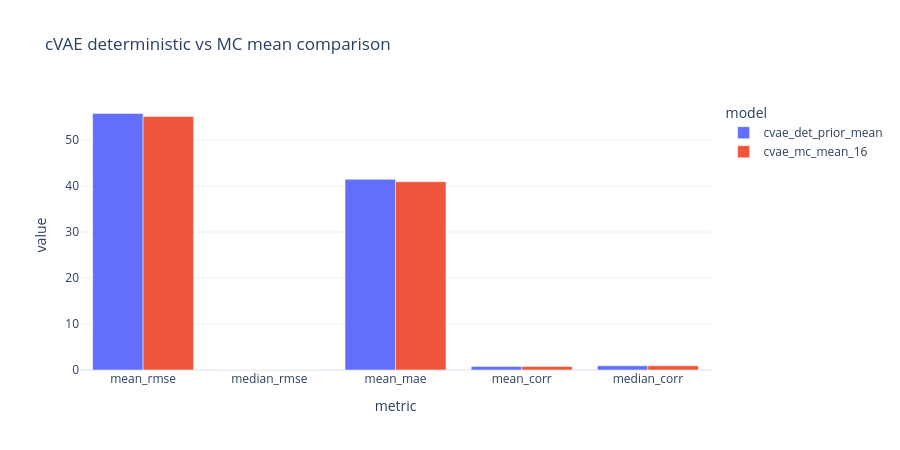

The notebook cell saved with this chart:
### Code cell
# Train cVAE (small tuning sweep) and summarize selected configuration
required = [
    "filtered_triplet",
    "train_coeff_prediction_cvae",
    "predict_sci_coefficients_cvae",
]
missing = [k for k in required if k not in globals()]
if missing:
    raise RuntimeError("Run prerequisite cells first. Missing: " + ", ".join(missing))


def _latent_cleanliness_score(cvae_artifacts_local, filtered_local, max_points=5000, eps=1e-8):
    """Higher is cleaner: 1 - mean absolute off-diagonal latent correlation."""
    model_l = cvae_artifacts_local["model"]
    device_l = cvae_artifacts_local["device"]
    coef_scaler_l = cvae_artifacts_local["coef_scaler"]
    ctx_scaler_l = cvae_artifacts_local["ctx_scaler"]

    idx = np.asarray(cvae_artifacts_local["test_idx"], dtype=int)
    if idx.size == 0:
        return np.nan

    if idx.size > max_points:
        rng = np.random.default_rng(123)
        idx = np.sort(rng.choice(idx, size=max_points, replace=False))

    coef_near = np.asarray(filtered_local["coef_near"][idx], dtype=np.float32)
    coef_far = np.asarray(filtered_local["coef_far"][idx], dtype=np.float32)
    ctx_near = np.asarray(filtered_local["ctx_near"][idx], dtype=np.float32)
    ctx_far = np.asarray(filtered_local["ctx_far"][idx], dtype=np.float32)
    ctx_sci = np.asarray(filtered_local["ctx_sci"][idx], dtype=np.float32)

    near_n = np.clip(coef_scaler_l.transform(_coef_to_model_space(coef_near)), -25.0, 25.0).astype(np.float32)
    far_n = np.clip(coef_scaler_l.transform(_coef_to_model_space(coef_far)), -25.0, 25.0).astype(np.float32)
    near_ctx_n = np.clip(ctx_scaler_l.transform(ctx_near), -25.0, 25.0).astype(np.float32)
    far_ctx_n = np.clip(ctx_scaler_l.transform(ctx_far), -25.0, 25.0).astype(np.float32)
    sci_ctx_n = np.clip(ctx_scaler_l.transform(ctx_sci), -25.0, 25.0).astype(np.float32)
    delta_ctx_n = sci_ctx_n - 0.5 * (near_ctx_n + far_ctx_n)

    with torch.no_grad():
        near_t = torch.from_numpy(near_n).to(device_l)
        far_t = torch.from_numpy(far_n).to(device_l)
        dctx_t = torch.from_numpy(delta_ctx_n).to(device_l)
        scictx_t = torch.from_numpy(sci_ctx_n).to(device_l)
        cond_t = model_l._build_cond(near_t, far_t, dctx_t, scictx_t)
        mu_t, _ = model_l.prior(cond_t)

    mu = mu_t.detach().cpu().numpy().astype(np.float64)
    if mu.ndim != 2 or mu.shape[1] < 2:
        return 0.0

    mu = mu - np.nanmean(mu, axis=0, keepdims=True)
    std = np.nanstd(mu, axis=0, keepdims=True)
    mu = mu / np.maximum(std, eps)

    c = np.corrcoef(mu, rowvar=False)
    if c.ndim != 2 or c.shape[0] < 2:
        return 0.0

    offdiag = c[~np.eye(c.shape[0], dtype=bool)]
    if offdiag.size == 0:
        return 0.0

    mean_abs_offdiag = float(np.nanmean(np.abs(offdiag)))
    return float(1.0 - mean_abs_offdiag)


# Compact sweep around the current ND-like baseline, ranking with continuum-context consistency too.
sweep_configs = [
    {
        "name": "baseline_nd_like",
        "n_epochs": 160,
        "beta_max": 0.30,
        "beta_warmup_epochs": 80,
        "continuum_pred_weight": 2.0,
        "continuum_ctx_consistency_weight": 1.00,
        "oh_tail_weight": 0.20,
        "oh_tail_gamma": 2.0,
    },
    {
        "name": "clean_latent_high_beta",
        "n_epochs": 160,
        "beta_max": 0.45,
        "beta_warmup_epochs": 120,
        "continuum_pred_weight": 2.5,
        "continuum_ctx_consistency_weight": 1.50,
        "oh_tail_weight": 0.25,
        "oh_tail_gamma": 2.0,
    },
    {
        "name": "clean_latent_balanced",
        "n_epochs": 160,
        "beta_max": 0.36,
        "beta_warmup_epochs": 110,
        "continuum_pred_weight": 2.8,
        "continuum_ctx_consistency_weight": 0.70,
        "oh_tail_weight": 0.30,
        "oh_tail_gamma": 2.5,
    },
]

sweep_rows = []
sweep_artifacts = {}

for cfg in sweep_configs:
    print(f"\n=== cVAE sweep: {cfg['name']} ===")
    art = train_coeff_prediction_cvae(
        filtered_triplet,
        n_epochs=int(cfg["n_epochs"]),
        batch_size=256,
        lr=1e-3,
        z_dim=8,
        beta_max=float(cfg["beta_max"]),
        beta_warmup_epochs=int(cfg["beta_warmup_epochs"]),
        latent_l2_weight=2e-4,
        context_pred_weight=0.5,
        continuum_pred_weight=float(cfg["continuum_pred_weight"]),
        continuum_ctx_consistency_weight=float(cfg["continuum_ctx_consistency_weight"]),
        spline_rank=4,
        smoothness_weight=2e-4,
        spline_prefixes=("moon_bs",),
        oh_rank=8,
        oh_smoothness_weight=0.0,
        oh_prefixes=("oh", "oh_"),
        oh_tail_weight=float(cfg["oh_tail_weight"]),
        oh_tail_percentile=95.0,
        oh_tail_gamma=float(cfg["oh_tail_gamma"]),
        continuum_rank=8,
        grad_clip=1.0,
        seed=42,
    )

    test_idx_local = np.asarray(art["test_idx"], dtype=int)
    coef_true_local = np.asarray(filtered_triplet["coef_sci"][test_idx_local], dtype=np.float32)

    coef_pred_det_local = predict_sci_coefficients_cvae(
        art,
        coef_near_phys=filtered_triplet["coef_near"][test_idx_local],
        coef_far_phys=filtered_triplet["coef_far"][test_idx_local],
        ctx_near_phys=filtered_triplet["ctx_near"][test_idx_local],
        ctx_far_phys=filtered_triplet["ctx_far"][test_idx_local],
        ctx_sci_phys=filtered_triplet["ctx_sci"][test_idx_local],
        deterministic=True,
    )

    rmse_local = np.sqrt(np.mean((coef_pred_det_local - coef_true_local) ** 2, axis=0))
    median_rmse_local = float(np.nanmedian(rmse_local))
    mean_rmse_local = float(np.nanmean(rmse_local))
    clean_local = _latent_cleanliness_score(art, filtered_triplet)

    best_epoch_local = int(art["best_epoch"])
    hist_local = art.get("history", [])
    val_cont_ctx_cons_local = np.nan
    if len(hist_local) > 0:
        by_epoch = {int(row.get("epoch", -1)): row for row in hist_local}
        row_best = by_epoch.get(best_epoch_local, None)
        if row_best is not None and "val_cont_ctx_cons" in row_best:
            val_cont_ctx_cons_local = float(row_best["val_cont_ctx_cons"])

    sweep_rows.append(
        {
            "config": cfg["name"],
            "best_epoch": best_epoch_local,
            "best_val": float(art["best_val_loss"]),
            "latent_cleanliness": float(clean_local),
            "val_cont_ctx_cons": float(val_cont_ctx_cons_local),
            "median_rmse": median_rmse_local,
            "mean_rmse": mean_rmse_local,
        }
    )
    sweep_artifacts[cfg["name"]] = art

sweep_df = pd.DataFrame(sweep_rows)

clean_clip = np.clip(np.asarray(sweep_df["latent_cleanliness"], dtype=np.float64), 0.0, 1.0)
cont_ctx = np.asarray(sweep_df["val_cont_ctx_cons"], dtype=np.float64)
cont_ctx_good = 1.0 / (1.0 + np.clip(cont_ctx, 0.0, None))
val_loss = np.asarray(sweep_df["best_val"], dtype=np.float64)
val_good = 1.0 / (1.0 + np.clip(val_loss, 0.0, None))

composite = 0.55 * clean_clip + 0.30 * cont_ctx_good + 0.15 * val_good
sweep_df["selection_score"] = composite

sweep_df = sweep_df.sort_values(
    ["selection_score", "latent_cleanliness", "val_cont_ctx_cons", "best_val"],
    ascending=[False, False, True, True],
).reset_index(drop=True)

print("\nSweep summary (sorted by selection score, latent cleanliness, context-consistency, val):")
print(sweep_df.to_string(index=False, float_format=lambda v: f"{v:.6g}"))

best_name = str(sweep_df.iloc[0]["config"])
cvae_artifacts = sweep_artifacts[best_name]
print(f"\nSelected cVAE config: {best_name}")
print(
    f"Best cVAE epoch: {cvae_artifacts['best_epoch']} "
    f"| best val score: {cvae_artifacts['best_val_loss']:.6f}"
)

test_idx_cvae = np.asarray(cvae_artifacts["test_idx"], dtype=int)
coef_true_cvae = np.asarray(filtered_triplet["coef_sci"][test_idx_cvae], dtype=np.float32)

coef_pred_cvae_det = predict_sci_coefficients_cvae(
    cvae_artifacts,
    coef_near_phys=filtered_triplet["coef_near"][test_idx_cvae],
    coef_far_phys=filtered_triplet["coef_far"][test_idx_cvae],
    ctx_near_phys=filtered_triplet["ctx_near"][test_idx_cvae],
    ctx_far_phys=filtered_triplet["ctx_far"][test_idx_cvae],
    ctx_sci_phys=filtered_triplet["ctx_sci"][test_idx_cvae],
    deterministic=True,
)

coef_pred_cvae_mc, coef_pred_cvae_samples = predict_sci_coefficients_cvae(
    cvae_artifacts,
    coef_near_phys=filtered_triplet["coef_near"][test_idx_cvae],
    coef_far_phys=filtered_triplet["coef_far"][test_idx_cvae],
    ctx_near_phys=filtered_triplet["ctx_near"][test_idx_cvae],
    ctx_far_phys=filtered_triplet["ctx_far"][test_idx_cvae],
    ctx_sci_phys=filtered_triplet["ctx_sci"][test_idx_cvae],
    deterministic=False,
    n_samples=16,
    seed=42,
    return_samples=True,
)


def _metric_row(y_true, y_pred, model_name):
    rmse = np.sqrt(np.mean((y_pred - y_true) ** 2, axis=0))
    mae = np.mean(np.abs(y_pred - y_true), axis=0)
    corr = []
    for j in range(y_true.shape[1]):
        x = y_true[:, j]
        y = y_pred[:, j]
        if np.std(x) < 1e-12 or np.std(y) < 1e-12:
            corr.append(np.nan)
        else:
            corr.append(float(np.corrcoef(x, y)[0, 1]))
    corr = np.asarray(corr)
    return {
        "model": model_name,
        "mean_rmse": float(np.nanmean(rmse)),
        "median_rmse": float(np.nanmedian(rmse)),
        "mean_mae": float(np.nanmean(mae)),
        "mean_corr": float(np.nanmean(corr)),
        "median_corr": float(np.nanmedian(corr)),
    }


rows_cmp = [
    _metric_row(coef_true_cvae, coef_pred_cvae_det, "cvae_det_prior_mean"),
    _metric_row(coef_true_cvae, coef_pred_cvae_mc, "cvae_mc_mean_16"),
]
cmp_df = pd.DataFrame(rows_cmp)

print("\ncVAE coefficient prediction summary on selected test split:")
print(cmp_df.to_string(index=False, float_format=lambda v: f"{v:.6g}"))

cmp_plot_df = cmp_df.melt(
    id_vars=["model"],
    value_vars=["mean_rmse", "median_rmse", "mean_mae", "mean_corr", "median_corr"],
    var_name="metric",
    value_name="value",
)
fig_cmp = px.bar(
    cmp_plot_df,
    x="metric",
    y="value",
    color="model",
    barmode="group",
    title="cVAE deterministic vs MC mean comparison",
)
fig_cmp.update_layout(template="plotly_white", height=450)
fig_cmp.show()

### Figure 1 — Plotly figure (JSON) as saved in the notebook; plotly's stock layout.template omitted (floating-point values rounded to 4 significant figures)
{"data": [{"alignmentgroup": "True", "hovertemplate": "model=cvae_det_prior_mean<br>metric=%{x}<br>value=%{y}<extra></extra>", "legendgroup": "cvae_det_prior_mean", "marker": {"color": "#636efa", "pattern": {"shape": ""}}, "name": "cvae_det_prior_mean", "offsetgroup": "cvae_det_prior_mean", "orientation": "v", "showlegend": true, "textposition": "auto", "type": "bar", "x": ["mean_rmse", "median_rmse", "mean_mae", "mean_corr", "median_corr"], "xaxis": "x", "y": [55.79, 0.008137, 41.47, 0.7708, 0.9241], "yaxis": "y"}, {"alignmentgroup": "True", "hovertemplate": "model=cvae_mc_mean_16<br>metric=%{x}<br>value=%{y}<extra></extra>", "legendgroup": "cvae_mc_mean_16", "marker": {"color": "#EF553B", "pattern": {"shape": ""}}, "name": "cvae_mc_mean_16", "offsetgroup": "cvae_mc_mean_16", "orientation": "v", "showlegend": true, "textposition": "auto", "type": "bar", "x": ["mean_rmse", "median_rmse", "mean_mae", "mean_corr", "median_corr"], "xaxis": "x", "y": [55.13, 0.008113, 40.95, 0.7714, 0.925], "yaxis": "y"}], "layout": {"barmode": "group", "height": 450, "legend": {"title": {"text": "model"}, "tracegroupgap": 0}, "title": {"text": "cVAE deterministic vs MC mean comparison"}, "xaxis": {"anchor": "y", "domain": [0, 1], "title": {"text": "metric"}}, "yaxis": {"anchor": "x", "domain": [0, 1], "title": {"text": "value"}}}}
